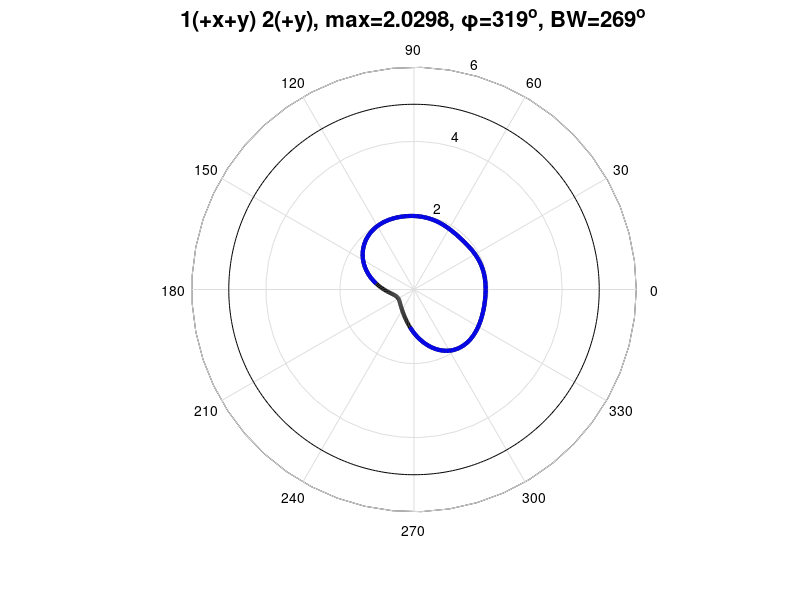

MATLAB code for this plot:
clc
clear all
load('1(+x+y)2(+y)_theta45.mat')
g_leq1=NaN*zeros(size(gain));
g_leq2=NaN*zeros(size(gain));
g_leq_half=NaN*zeros(size(gain));
[M,dir]=max(gain);
temp=zeros(size(gain));
for i=1:1:length(gain)
    if gain(1,i)>=max(gain)/2
        g_leq_half(1,i)=gain(1,i);
        temp(1,i)=1;
    end
    
    if gain(1,i)>=1
        g_leq1(1,i)=gain(1,i);
        if gain(1,i)>=2
            g_leq2(1,i)=gain(1,i);
        end
    end
end
BW=sum(temp);

figure;
polar(phi,5*ones(size(gain)),'k-')
hold on
h1=polar(phi,gain,'k-')
% h2=polar(phi,g_leq1,'b-')
% h3=polar(phi,g_leq2,'r-')
h4=polar(phi,g_leq_half,'b-')
set(h1,'linewidth',3.0)
% set(h2,'linewidth',3.0)
% set(h3,'linewidth',3.0)
set(h4,'linewidth',3.0)
title(['1(+x+y) 2(+y), max=',num2str(M),', \phi=',num2str(dir),'^o, BW=',num2str(BW),'^o'],'fontsize',16)